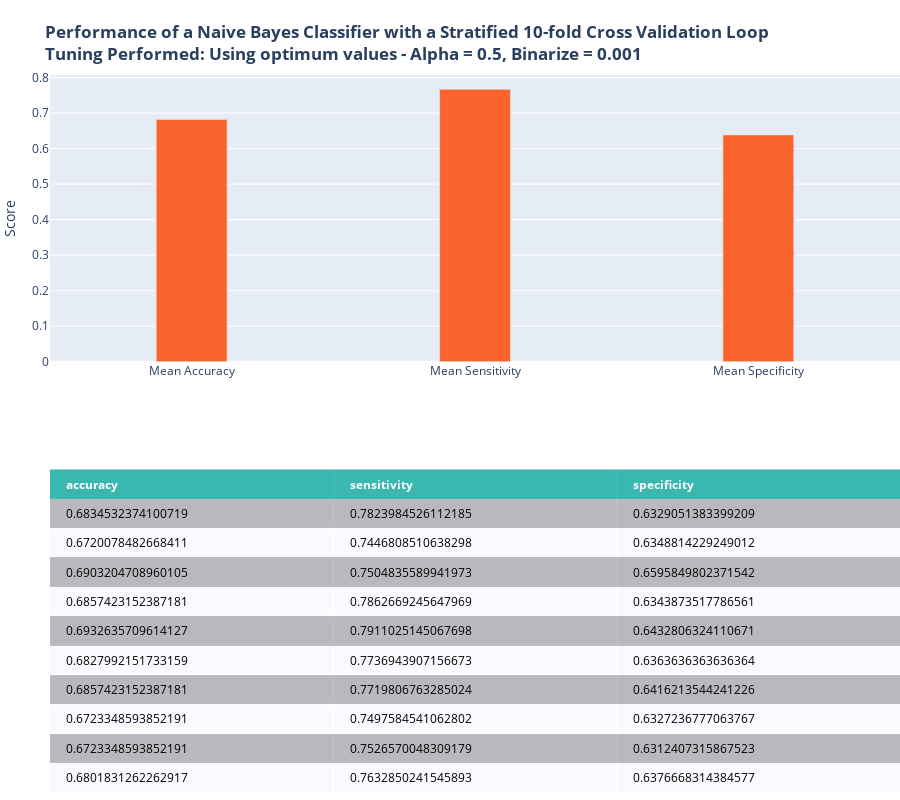

Notebook code cell kept with this figure:
### Code cell
# fit model with alpha .5 and binarize .001 as found prior
cellTitle = '<b>Performance of a Naive Bayes Classifier with a Stratified 10-fold Cross Validation Loop<br>Tuning Performed: Using optimum values - Alpha = 0.5, Binarize = 0.001</b>'
nbScore = []
nb_clf = BernoulliNB(alpha=.5,binarize=.001,fit_prior=False)
for train,test in skf.split(X_mat,y):
    nb_clf.fit(X_mat[train],y.values.ravel()[train])
    y_hat = nb_clf.predict(X_mat[test])
    
    cm = confusion_matrix(y.loc[test],y_hat, labels=[1,0])
    nbScore.append({'accuracy':(cm[0,0]+cm[1,1])/sum(cm.ravel()),
                'sensitivity':cm[0,0]/(cm[0,0]+cm[0,1]),
                'specificity':cm[1,1]/(cm[1,1]+cm[1,0])})
nbScore = pd.DataFrame(nbScore)
nbFig = plotMetrics(nbScore, cellTitle)
nbFig.show()

### Figure 1 — Plotly figure (JSON) as saved in the notebook; plotly's stock layout.template omitted (floating-point values rounded to 4 significant figures)
{"data": [{"colorscale": [[0, "#00A699"], [0.5, "#a9a9a9"], [1, "#ffffff"]], "hoverinfo": "none", "opacity": 0.75, "showscale": false, "type": "heatmap", "z": [[0, 0, 0], [0.5, 0.5, 0.5], [1, 1, 1], [0.5, 0.5, 0.5], [1, 1, 1], [0.5, 0.5, 0.5], [1, 1, 1], [0.5, 0.5, 0.5], [1, 1, 1], [0.5, 0.5, 0.5], [1, 1, 1]]}, {"marker": {"color": "#FC642D"}, "type": "bar", "width": 0.25, "x": ["Mean Accuracy", "Mean Sensitivity", "Mean Specificity"], "xaxis": "x2", "y": [0.6818, 0.7666, 0.6385], "yaxis": "y2"}], "layout": {"annotations": [{"align": "left", "font": {"color": "#ffffff"}, "showarrow": false, "text": "<b>accuracy</b>", "x": -0.45, "xanchor": "left", "xref": "x", "y": 0, "yref": "y"}, {"align": "left", "font": {"color": "#ffffff"}, "showarrow": false, "text": "<b>sensitivity</b>", "x": 0.55, "xanchor": "left", "xref": "x", "y": 0, "yref": "y"}, {"align": "left", "font": {"color": "#ffffff"}, "showarrow": false, "text": "<b>specificity</b>", "x": 1.55, "xanchor": "left", "xref": "x", "y": 0, "yref": "y"}, {"align": "left", "font": {"color": "#000000"}, "showarrow": false, "text": "0.6834532374100719", "x": -0.45, "xanchor": "left", "xref": "x", "y": 1, "yref": "y"}, {"align": "left", "font": {"color": "#000000"}, "showarrow": false, "text": "0.7823984526112185", "x": 0.55, "xanchor": "left", "xref": "x", "y": 1, "yref": "y"}, {"align": "left", "font": {"color": "#000000"}, "showarrow": false, "text": "0.6329051383399209", "x": 1.55, "xanchor": "left", "xref": "x", "y": 1, "yref": "y"}, {"align": "left", "font": {"color": "#000000"}, "showarrow": false, "text": "0.6720078482668411", "x": -0.45, "xanchor": "left", "xref": "x", "y": 2, "yref": "y"}, {"align": "left", "font": {"color": "#000000"}, "showarrow": false, "text": "0.7446808510638298", "x": 0.55, "xanchor": "left", "xref": "x", "y": 2, "yref": "y"}, {"align": "left", "font": {"color": "#000000"}, "showarrow": false, "text": "0.6348814229249012", "x": 1.55, "xanchor": "left", "xref": "x", "y": 2, "yref": "y"}, {"align": "left", "font": {"color": "#000000"}, "showarrow": false, "text": "0.6903204708960105", "x": -0.45, "xanchor": "left", "xref": "x", "y": 3, "yref": "y"}, {"align": "left", "font": {"color": "#000000"}, "showarrow": false, "text": "0.7504835589941973", "x": 0.55, "xanchor": "left", "xref": "x", "y": 3, "yref": "y"}, {"align": "left", "font": {"color": "#000000"}, "showarrow": false, "text": "0.6595849802371542", "x": 1.55, "xanchor": "left", "xref": "x", "y": 3, "yref": "y"}, {"align": "left", "font": {"color": "#000000"}, "showarrow": false, "text": "0.6857423152387181", "x": -0.45, "xanchor": "left", "xref": "x", "y": 4, "yref": "y"}, {"align": "left", "font": {"color": "#000000"}, "showarrow": false, "text": "0.7862669245647969", "x": 0.55, "xanchor": "left", "xref": "x", "y": 4, "yref": "y"}, {"align": "left", "font": {"color": "#000000"}, "showarrow": false, "text": "0.6343873517786561", "x": 1.55, "xanchor": "left", "xref": "x", "y": 4, "yref": "y"}, {"align": "left", "font": {"color": "#000000"}, "showarrow": false, "text": "0.6932635709614127", "x": -0.45, "xanchor": "left", "xref": "x", "y": 5, "yref": "y"}, {"align": "left", "font": {"color": "#000000"}, "showarrow": false, "text": "0.7911025145067698", "x": 0.55, "xanchor": "left", "xref": "x", "y": 5, "yref": "y"}, {"align": "left", "font": {"color": "#000000"}, "showarrow": false, "text": "0.6432806324110671", "x": 1.55, "xanchor": "left", "xref": "x", "y": 5, "yref": "y"}, {"align": "left", "font": {"color": "#000000"}, "showarrow": false, "text": "0.6827992151733159", "x": -0.45, "xanchor": "left", "xref": "x", "y": 6, "yref": "y"}, {"align": "left", "font": {"color": "#000000"}, "showarrow": false, "text": "0.7736943907156673", "x": 0.55, "xanchor": "left", "xref": "x", "y": 6, "yref": "y"}, {"align": "left", "font": {"color": "#000000"}, "showarrow": false, "text": "0.6363636363636364", "x": 1.55, "xanchor": "left", "xref": "x", "y": 6, "yref": "y"}, {"align": "left", "font": {"color": "#000000"}, "showarrow": false, "text": "0.6857423152387181", "x": -0.45, "xanchor": "left", "xref": "x", "y": 7, "yref": "y"}, {"align": "left", "font": {"color": "#000000"}, "showarrow": false, "text": "0.7719806763285024", "x": 0.55, "xanchor": "left", "xref": "x", "y": 7, "yref": "y"}, {"align": "left", "font": {"color": "#000000"}, "showarrow": false, "text": "0.6416213544241226", "x": 1.55, "xanchor": "left", "xref": "x", "y": 7, "yref": "y"}, {"align": "left", "font": {"color": "#000000"}, "showarrow": false, "text": "0.6723348593852191", "x": -0.45, "xanchor": "left", "xref": "x", "y": 8, "yref": "y"}, {"align": "left", "font": {"color": "#000000"}, "showarrow": false, "text": "0.7497584541062802", "x": 0.55, "xanchor": "left", "xref": "x", "y": 8, "yref": "y"}, {"align": "left", "font": {"color": "#000000"}, "showarrow": false, "text": "0.6327236777063767", "x": 1.55, "xanchor": "left", "xref": "x", "y": 8, "yref": "y"}, {"align": "left", "font": {"color": "#000000"}, "showarrow": false, "text": "0.6723348593852191", "x": -0.45, "xanchor": "left", "xref": "x", "y": 9, "yref": "y"}, {"align": "left", "font": {"color": "#000000"}, "showarrow": false, "text": "0.7526570048309179", "x": 0.55, "xanchor": "left", "xref": "x", "y": 9, "yref": "y"}, {"align": "left", "font": {"color": "#000000"}, "showarrow": false, "text": "0.6312407315867523", "x": 1.55, "xanchor": "left", "xref": "x", "y": 9, "yref": "y"}, {"align": "left", "font": {"color": "#000000"}, "showarrow": false, "text": "0.6801831262262917", "x": -0.45, "xanchor": "left", "xref": "x", "y": 10, "yref": "y"}, {"align": "left", "font": {"color": "#000000"}, "showarrow": false, "text": "0.7632850241545893", "x": 0.55, "xanchor": "left", "xref": "x", "y": 10, "yref": "y"}, {"align": "left", "font": {"color": "#000000"}, "showarrow": false, "text": "0.6376668314384577", "x": 1.55, "xanchor": "left", "xref": "x", "y": 10, "yref": "y"}], "height": 800, "margin": {"b": 0, "l": 50, "r": 0, "t": 75}, "title": {"text": "<b>Performance of a Naive Bayes Classifier with a Stratified 10-fold Cross Validation Loop<br>Tuning Performed: Using optimum values - Alpha = 0.5, Binarize = 0.001</b>"}, "xaxis": {"dtick": 1, "gridwidth": 2, "showticklabels": false, "tick0": -0.5, "ticks": "", "zeroline": false}, "xaxis2": {"anchor": "y2"}, "yaxis": {"autorange": "reversed", "domain": [0, 0.45], "dtick": 1, "gridwidth": 2, "showticklabels": false, "tick0": 0.5, "ticks": "", "zeroline": false}, "yaxis2": {"anchor": "x2", "domain": [0.6, 1], "title": {"text": "Score"}}}}
